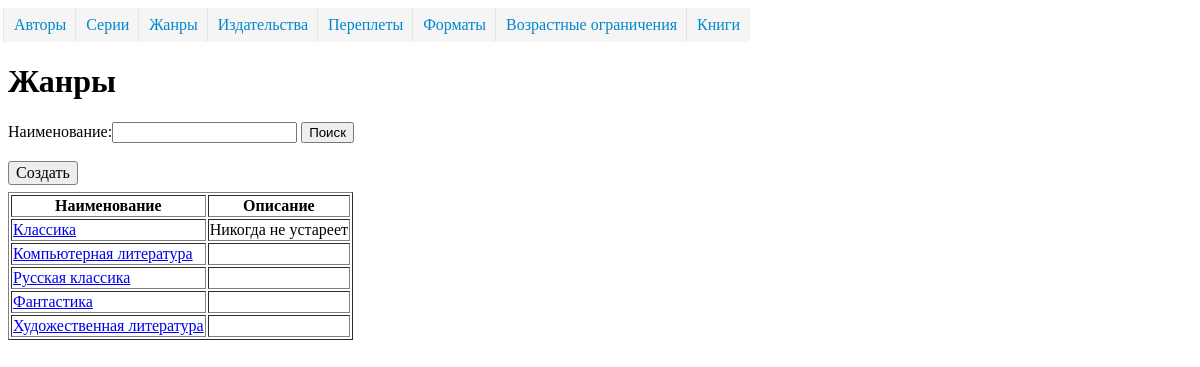
Before: /directory/jenre/ with the older database file.
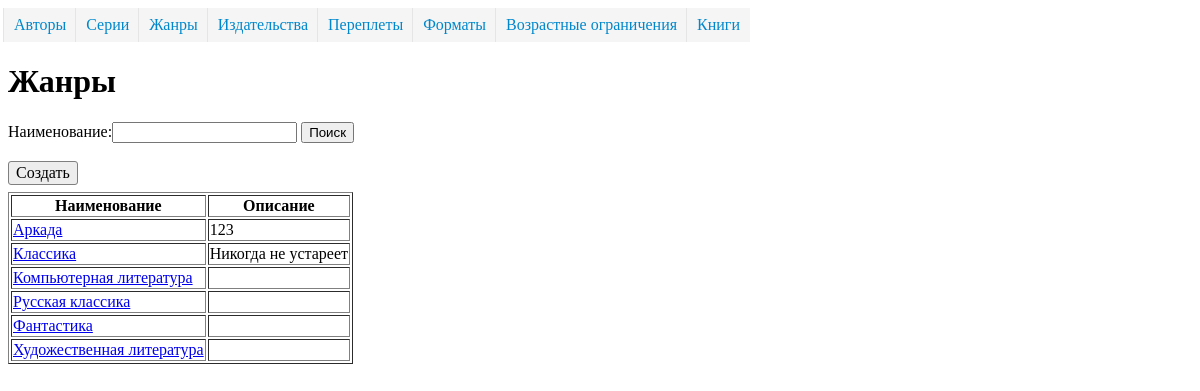
After: the same page with the newer database file.
### dimensionsapp/models.py (models this page shows, shortened)
class Dimension(models.Model):
    name = models.CharField("Наименование", max_length=50, unique=True)
    description = models.TextField("Описание", blank=True, )
    class Meta:
        abstract = True
        ordering = ['name']

class Jenre(Dimension):
    class Meta(Dimension.Meta):
        verbose_name = 'жанр'
        verbose_name_plural = 'жанры'

### dimensionsapp/views.py (the view)
class JenreListView(ListViewFilter):
    model = Jenre
    extra_context = {'url_detail': 'jenre_detail'}

### dimensionsapp/form.py
class SearchForm(forms.Form):
    search = forms.CharField(label='Наименование', required=False)

### dimensionsapp/views.py (called while the page is built)
    def get_context_data(self, *, object_list=None, **kwargs):
        context = super().get_context_data(**kwargs)
        if 'search' in self.request.GET:
            context['form'] = self.form({'search': self.request.GET['search']})
        else:
            context['form'] = self.form()
        return context

    def get_queryset(self):
        qs = super().get_queryset()
        if 'search' in self.request.GET and self.request.GET['search'] != '':
            name = self.request.GET['search']
            qs = qs.filter(name__istartswith=name)
        return qs

### templates/dimensionsapp/jenre_list.html (shortened to what this page needs)
{% extends 'dimension_list.html' %}
{% block header %}
        <H1>Жанры</H1>
    {% endblock %}
{% block create_ankor%}{% url 'jenre_create' %}{% endblock %}

### templates/dimension_list.html (shortened to what this page needs)
<!DOCTYPE html>
<html lang="ru">
<head>
{% load static %}
    <link rel="stylesheet" href="{% static "css/stylesheet.css" %}">
</head>
<body>
    {% include 'menu.html' %}
    {% block header %}{% endblock %}
    {% block searchform %}
        <form action="" method="get">
            {% block searchform_name %}
                {{ form }}
            {% endblock %}
            <button type="submit">Поиск</button>
        </form>
        <br>
    {% endblock %}
    {% block create %}
        <a href="{% block create_ankor %}#{% endblock %}" class="button">Создать</a>
    {% endblock %}
    <table border="1">
        {% block dimension_list %}
            <tr>
                <th>Наименование</th>
                <th>Описание</th>
            </tr>
            {% for object in object_list %}
                <tr>
                    <td><a href="{% url url_detail object.pk %}">{{ object.name }}</a></td>
                    <td>{{  object.description }}</td>
                </tr>
            {% endfor %}
        {% endblock %}
    </table>
</body>
</html>

Changed rows visible on the page:
added Jenre: name "Аркада", description "123"
